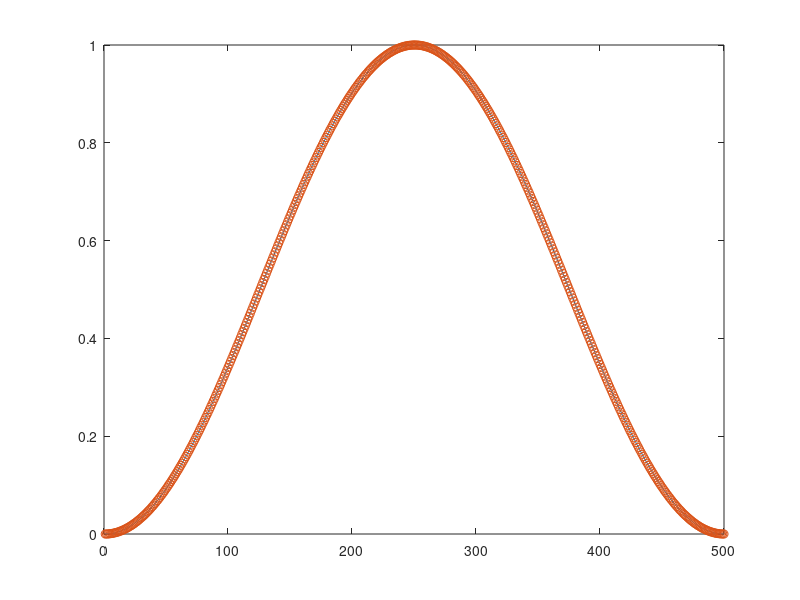
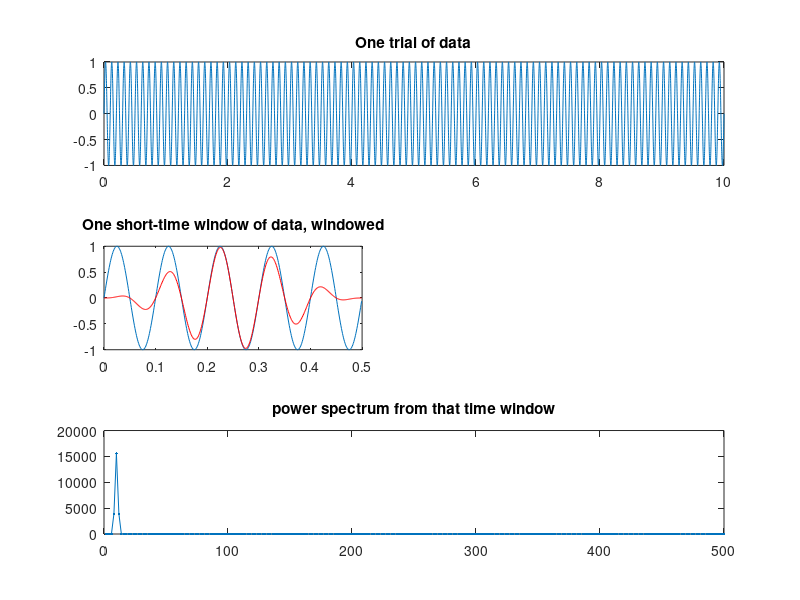

Write the MATLAB code that produced these figures, in order.
function compute_power_from_time_domain()

% this function computes fft based power from a time domain signal using hann window (100%)

close all, clear all, clc
timewin = 500; % 50 t0 10,000 ms
sr = 1000; % [250, 500, 1000]

% convert ms to idx
timewinidx = round(timewin*1e-3*sr);

% create hann taper function, equivalent to the Hann 100% 
hann_win = .5*(1-cos(2*pi*(0:timewinidx-1)/(timewinidx-1)));
hann_win_mat = hann(timewinidx); 
figure, plot(hann_win), hold on, plot(hann_win_mat,'o')

% create sample sinusoid signal or load a data segment (note the sr of data
% segment should be defined as sr)
fs = sr;
f = 10;
A = 1;
T = 10;
ts = 1/fs;
t = 0:ts:T;
d = A*sin(2*pi*f*t);

figure
subplot(311)
plot(t,d)
title('One trial of data')

stime = 1; % sample 1 of data set where window starts
subplot(323)
plot(t(stime:stime+timewinidx-1),d(stime:stime+timewinidx-1))
hold on
plot(t(stime:stime+timewinidx-1),d(stime:stime+timewinidx-1).*hann_win,'r')
title('One short-time window of data, windowed')

dfft = fft(d(stime:stime+timewinidx-1).*hann_win);
f    = linspace(0,sr/2,floor(length(hann_win)/2)+1); % frequencies of FFT
subplot(313)
plot(f(2:end),abs(dfft(2:floor(length(hann_win)/2)+1)).^2,'.-');
title('power spectrum from that time window')